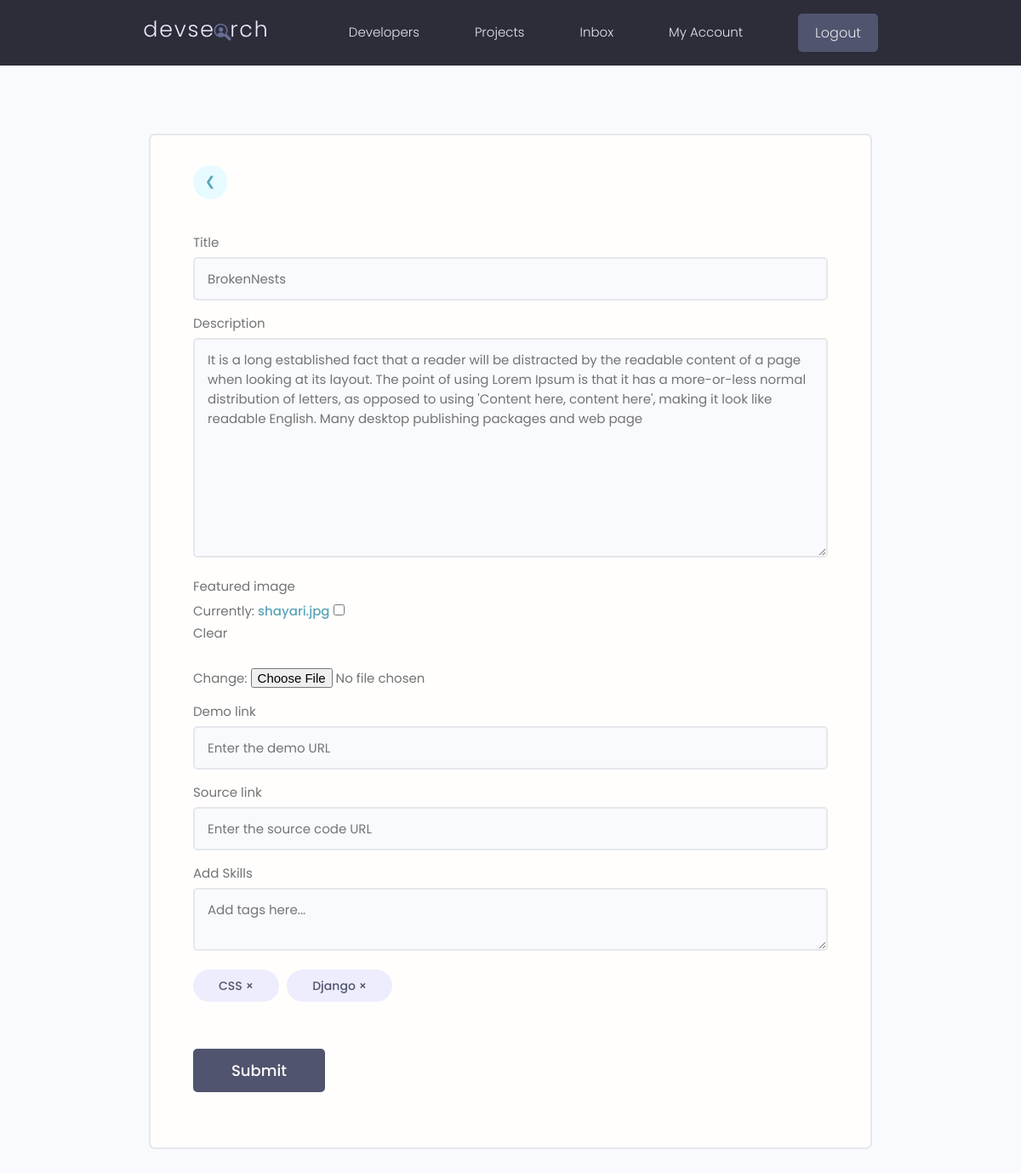
The app's page /projects/update-project/b5157eac-3164-4853-aee7-713037086269/ (signed in) with its own data.
### projects/models.py (models this page shows, shortened)
class Project(models.Model):
    owner = models.ForeignKey(Profile, null=True, blank=True, on_delete=models.SET_NULL)
    title = models.CharField(max_length=200)
    description = models.TextField(null=True, blank=True)
    featured_image = models.ImageField(null=True, blank=True, default="default.jpg")
    demo_link = models.CharField(max_length=2000, null=True, blank=True)
    source_link = models.CharField(max_length=2000, null=True, blank=True)
    created = models.DateTimeField(auto_now_add=True)
    id = models.UUIDField(default=uuid.uuid4, unique=True, primary_key=True, editable=False)
    tags = models.ManyToManyField('Tag', blank=True)
    vote_total = models.IntegerField(default=0, null=True, blank=True)
    vote_ratio = models.IntegerField(default=0, null=True, blank=True)
    class Meta:
        ordering = ['-created']

class Tag(models.Model):
    name = models.CharField(max_length=200)
    created = models.DateTimeField(auto_now_add=True)
    id = models.UUIDField(default=uuid.uuid4, unique=True, primary_key=True, editable=False)

### projects/views.py (the view, shortened to what this page needs)
# urls.py: path('update-project/<str:pk>/', updateProject, name='update-project'),
@login_required(login_url='login')
def updateProject(request, pk):
    profile = request.user.profile
    project = profile.project_set.get(id=pk)
    form = ProjectForm(instance=project)
    context = {'form':form, 'project':project}
    return render(request, 'projects/project_form.html', context)

### projects/forms.py
class ProjectForm(ModelForm):
    class Meta:
        model = Project
        fields = '__all__'
        exclude = ['vote_total', 'vote_ratio', 'owner', 'tags']
        widgets = {
            'tags' : forms.CheckboxSelectMultiple(),
        }
    def __init__(self, *args, **kwargs):
        super(ProjectForm, self).__init__(*args, **kwargs)
        placeholders = {
        'title': 'Enter the project title',
        'featured_image': 'Upload an image',
        'description': 'Provide a brief description',
        'demo_link': 'Enter the demo URL',
        'source_link': 'Enter the source code URL',
        }
        for name, field in self.fields.items():    # using for-loop to change class of the field
            field.widget.attrs.update({'class': 'input'})
            if name in placeholders:
                field.widget.attrs.update({'placeholder': placeholders[name]})

### projects/templates/projects/project_form.html (shortened to what this page needs)
{% extends 'main.html' %}
{% block content %}
 <main class="formPage my-xl">
    <div class="content-box">
        <div class="formWrapper">
            <a class="backButton" href="{% url 'account' %}">&#10094;</a>
            <br>
            <form class="form" method="POST" enctype="multipart/form-data">
                {% for field in form %}
                <div class="form__field">
                    <label for="formInput#text">{{field.label}}</label>
                    {{field}}
                </div>
                {% endfor %}
                <div class="form__field">
                    <label for="formInput#text">Add Skills</label>
                    <textarea class="input" placeholder="Add tags here..." name="newtags"></textarea>
                </div>
                <div class="form__field">
                    {% for tag in project.tags.all  %}
                      <div class="project-tag tag tag--pill tag--sub tag--lg" data-tag="{{tag.id}}" data-project="{{project.id}}">{{tag.name}} &#215;</div>
                    {% endfor %}
                </div>
                <input class="btn btn--sub btn--lg  my-md" type="submit" value="Submit" />
            </form>
        </div>
    </div>
</main>
{% endblock content %}

### static/styles/app.css (style rules this page uses)
:root { --color-sub: #2d2d39; }
.btn--sub { background-color: var(--color-sub-light); }
.content-box { width: 95%; max-width: 85rem; margin: 0 auto; }
.backButton { background: var(--color-main-light); color: var(--color-main); width: 4rem; height: 4rem; display: flex; align-items: center; justify-content: center; border-radius: 50%; }
.formPage .formWrapper { list-style: none; background: var(--color-white); padding: 3.5rem 5rem; border: 2px solid var(--color-light); border-radius: 0.7rem; }

### static/uikit/styles/modules/_variables.css (style rules this page uses)
:root { --color-main: #5aa5b9; --color-main-light: #e6faff; --color-sub: #3f4156; --color-sub-light: #51546e; --color-sub-lighter: #ededfd; --color-text: #737373; --color-gray: #8b8b8b; --color-light: #e5e7eb; --color-light-gray: #767676; --color-bg: #f8fafd; --color-white: #fffefd; --color-white-light: #f3f3f3; --color-success: #359e64; --color-success-bg: #def8e8; --color-error: #fc4b0b; --color-error-bg: #fff2ee; --font-base: 'Poppins', arial, helvetica, 'Segoe UI', roboto, ubuntu, sans-serif; --font-monospace: 'Fira Code', 'Courier New', courier, monospace; --font-regular: 300; --font-medium: 500; --font-bold: 700; --generic-shadow: 1px 1px 5px #00000010; --generic-transition: all 0.3s ease-in-out; }

### static/uikit/styles/modules/_base.css (style rules this page uses)
* { margin: 0; padding: 0; box-sizing: border-box; text-rendering: optimizeLegibility; color: inherit; font-size: inherit; }
html { font-size: 50%; }
@media only screen and (min-width: 480px) { html { font-size: 56.25%; } }
@media only screen and (min-width: 1200px) { html { font-size: 62.5%; } }
body { line-height: 1.6; font-weight: 400; font-size: 1.5rem; color: var(--color-text); background-color: var(--color-bg); min-height: 100vh; }

### static/uikit/styles/modules/_typography.css (style rules this page uses)
* { font-family: var(--font-base); }
a { padding-bottom: 2px; text-decoration: none; display: inline-block; color: var(--color-main); font-weight: var(--font-medium); }

### static/uikit/styles/modules/_utilities.css (style rules this page uses)
.my-md { margin: 3rem auto; }
.my-xl { margin: 8rem auto; }

### static/uikit/styles/modules/_button.css (style rules this page uses)
.btn { display: inline-block; position: relative; cursor: pointer; background-color: var(--color-light); font-weight: var(--font-medium); color: var(--color-sub); text-decoration: none; padding: 1rem 2rem; border-radius: 0.5rem; border: none; width: -webkit-fit-content; width: -moz-fit-content; width: fit-content; height: -webkit-fit-content; height: -moz-fit-content; height: fit-content; font-size: 1.6rem; outline-width: 0; outline-color: transparent; -webkit-backface-visibility: hidden; backface-visibility: hidden; transition: all 0.3s ease-in-out; }
.btn--sub { background-color: var(--color-sub); color: var(--color-white); }
.btn--lg { font-size: 1.8rem; padding: 1.2rem 4.5rem; }

### static/uikit/styles/modules/_form.css (style rules this page uses)
.form { display: block; }
.form__field { margin-top: 1.5rem; margin-bottom: 1.5rem; }
.form__label, .form__field > label { display: block; margin-bottom: 0.5rem; color: var(--color-text); }
input.input[type='text'], input.input[type='email'], input.input[type='password'], input.input[type='number'], textarea.input { min-width: 24rem; width: 100%; padding: 1.2rem 1.5rem; border-radius: 0.5rem; border: 2px solid var(--color-light); transition: all 0.3s ease-in-out; background-color: var(--color-bg); }

### static/uikit/styles/modules/_tag.css (style rules this page uses)
.tag { display: inline-flex; align-items: center; background-color: var(--color-sub); height: -webkit-fit-content; height: -moz-fit-content; height: fit-content; width: -webkit-fit-content; width: -moz-fit-content; width: fit-content; border-radius: 0.5rem; padding: 0.5rem 1.5rem; font-size: 1.2rem; cursor: pointer; }
.tag:not(:last-child) { margin-right: 0.25rem; margin-bottom: 0.75rem; }
.tag--pill { border-radius: 5rem; }
.tag--sub, .tag--sub > small { background: var(--color-sub-lighter); color: var(--color-sub-light); font-weight: 500; }
.tag--lg { padding: 0.8rem 3rem; font-size: 1.4rem; }
.tag--lg:not(:last-child) { margin-right: 0.5rem; margin-bottom: 1rem; }

### records on screen
Project: form "BrokenNests" "It is a long established fact that a reader will be distracted by the readable content of a page when looking at its layout. The point of using Lorem Ipsum is that it has a more-or-less normal distribution of letters, as opposed to using 'Content here, content here', making it look like readable English. Many desktop publishing packages and web page"
Tag: name "CSS"
Tag: name "Django"

### other values on screen
{{ field.label }} "Title" "Description" "Featured image" "Demo link" "Source link"
